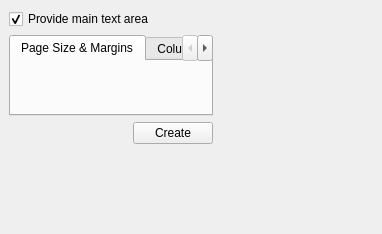
<ui version="4.0" >
 <class>KWStartupWidget</class>
 <widget class="QWidget" name="KWStartupWidget" >
  <property name="geometry" >
   <rect>
    <x>0</x>
    <y>0</y>
    <width>382</width>
    <height>234</height>
   </rect>
  </property>
  <layout class="QGridLayout" >
   <property name="margin" >
    <number>9</number>
   </property>
   <property name="spacing" >
    <number>6</number>
   </property>
   <item row="2" column="0" >
    <layout class="QHBoxLayout" >
     <property name="margin" >
      <number>0</number>
     </property>
     <property name="spacing" >
      <number>6</number>
     </property>
     <item>
      <spacer>
       <property name="orientation" >
        <enum>Qt::Horizontal</enum>
       </property>
       <property name="sizeType" >
        <enum>QSizePolicy::Expanding</enum>
       </property>
       <property name="sizeHint" >
        <size>
         <width>20</width>
         <height>20</height>
        </size>
       </property>
      </spacer>
     </item>
     <item>
      <widget class="QPushButton" name="createButton" >
       <property name="text" >
        <string>Create</string>
       </property>
      </widget>
     </item>
    </layout>
   </item>
   <item row="1" column="1" >
    <widget class="QWidget" native="1" name="previewPane" >
     <property name="sizePolicy" >
      <sizepolicy>
       <hsizetype>5</hsizetype>
       <vsizetype>5</vsizetype>
       <horstretch>1</horstretch>
       <verstretch>0</verstretch>
      </sizepolicy>
     </property>
    </widget>
   </item>
   <item row="1" column="0" >
    <widget class="QTabWidget" name="tabs" >
     <property name="currentIndex" >
      <number>0</number>
     </property>
     <widget class="QWidget" name="sizeTab" >
      <attribute name="title" >
       <string>Page Size &amp;&amp; Margins</string>
      </attribute>
     </widget>
     <widget class="QWidget" name="columnsTab" >
      <attribute name="title" >
       <string>Columns</string>
      </attribute>
     </widget>
    </widget>
   </item>
   <item row="0" column="0" colspan="2" >
    <widget class="QCheckBox" name="mainText" >
     <property name="whatsThis" >
      <string>&lt;p>&lt;b>Check this option to have a text area created automatically for each page.&lt;/b>&lt;br>
For letters and notes with one main text, possibly on several pages, you should keep this checked. You should only uncheck it if you want to define completely where each text frame should be positioned.&lt;/p></string>
     </property>
     <property name="text" >
      <string>Provide main text area</string>
     </property>
     <property name="checked" >
      <bool>true</bool>
     </property>
    </widget>
   </item>
   <item row="3" column="0" >
    <spacer>
     <property name="orientation" >
      <enum>Qt::Vertical</enum>
     </property>
     <property name="sizeType" >
      <enum>QSizePolicy::Expanding</enum>
     </property>
     <property name="sizeHint" >
      <size>
       <width>20</width>
       <height>20</height>
      </size>
     </property>
    </spacer>
   </item>
  </layout>
 </widget>
 <layoutdefault spacing="6" margin="11" />
 <pixmapfunction>qPixmapFromMimeSource</pixmapfunction>
 <resources/>
 <connections/>
</ui>
